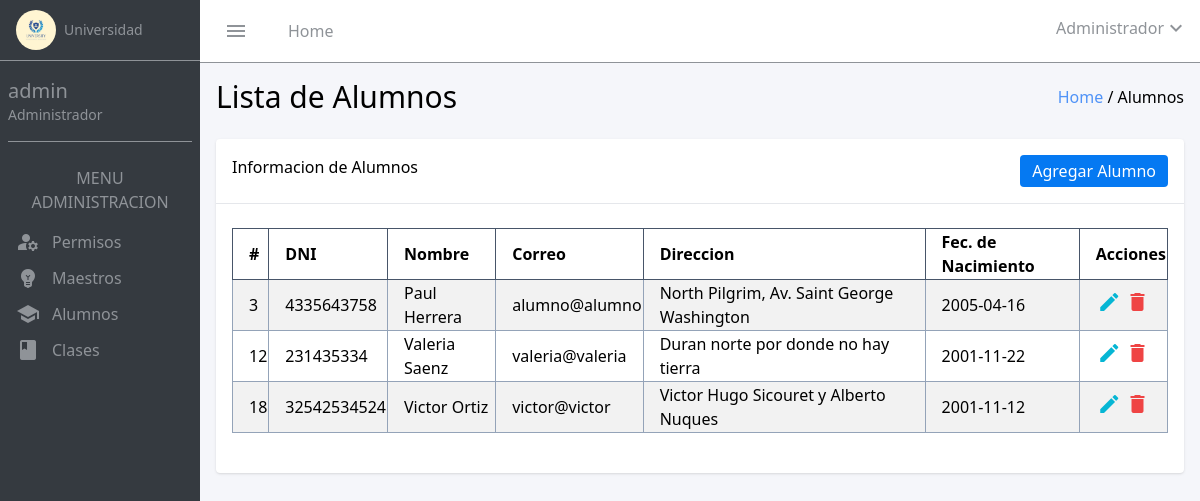
The page /alumnos (signed in) on the database its author committed.
### tables this page shows
CREATE TABLE `users` (
  `id` int(11) NOT NULL,
  `dni` varchar(20) DEFAULT NULL,
  `name` varchar(100) DEFAULT NULL,
  `email` varchar(100) DEFAULT NULL,
  `password` varchar(255) DEFAULT NULL,
  `address` varchar(250) DEFAULT NULL,
  `birthday` date DEFAULT NULL,
  `role_id` int(11) DEFAULT NULL,
  `estado` varchar(10) NOT NULL DEFAULT 'activo'
);

### Controllers/AlumnoController.php (called while the page is built, shortened)
<?php
require_once $_SERVER["DOCUMENT_ROOT"] . "/Models/Alumno.php";
class AlumnoController
{
    protected $model;
    public function __construct()
    {
        $this->model = new Alumno();
    }
    public function index()
    {
        $alumnos = $this->model->getAlumnos();
        include $_SERVER["DOCUMENT_ROOT"] . "/views/alumnos/read.php";
    }
}

### config/database.php (called while the page is built)
<?php
return [
    "host" => "localhost",
    "dbname" => "university",
    "username" => "root",
    "password" => ""
];

### Models/Model.php (called while the page is built, shortened)
<?php
class Model
{
    public function __construct()
    {
        $config = include($_SERVER["DOCUMENT_ROOT"] . "/config/database.php");
        try {
            $this->db = new mysqli(
                $config["host"],
                $config["username"],
                $config["password"],
                $config["dbname"]
            );
        } catch (mysqli_sql_exception $e) {
            echo "Error: " . $e->getMessage();
        }
    }
}

### Models/Alumno.php (called while the page is built, shortened)
<?php
class Alumno extends Model
{
    public function getAlumnos()
    {
        $res = $this->db->query("SELECT id, dni, name, email, address, birthday
        FROM users
        WHERE role_id = (SELECT id FROM roles WHERE name = 'alumno');");
        $data = $res->fetch_all(MYSQLI_ASSOC);
        return $data;
    }
}

### views/alumnos/read.php (the view, shortened to what this page needs)
<!DOCTYPE html>
<html lang="en">
<head>
    <link href="/dist/output.css" rel="stylesheet">
</head>
<body>
<div class="w-full flex h-screen">
        <div class="bg-[#353A40] w-1/6 shadow-2xl">
        <div class="flex items-center border-b border-[#8F9398] px-4 py-2.5"><img src="/assets/logo.jpg" class="w-10 rounded-full mr-2"><span class="text-[#8F9398] text-sm">Universidad</span></div>
        <div class="border-b border-[#8F9398] py-4 mx-2">
            <h1 class=" text-[#8F9398] text-xl">admin</h1>
            <h2 class=" text-[#8F9398] text-sm">Administrador</h2>
        </div>
        <div class="mx-2 px-2 flex flex-col mt-6 mb-4">
            <h1 class="text-[#8F9398] text-center mb-4">MENU ADMINISTRACION</h1>
            <div class="mb-3"><a href="/permisos" class="text-[#8F9398] flex items-center"><span class="material-icons text-[#8F9398] mr-3">manage_accounts</span>Permisos</a></div>
            <div class="mb-3"><a href="/maestros" class="text-[#8F9398] flex items-center"><span class="material-icons text-[#8F9398] mr-3">emoji_objects</span>Maestros</a></div>
            <div class="mb-3"><a href="/alumnos" class="text-[#8F9398] flex items-center"><span class="material-icons text-[#8F9398] mr-3">school</span>Alumnos</a></div>
            <div class="mb-3"><a href="/clases" class="text-[#8F9398] flex items-center"><span class="material-icons text-[#8F9398] mr-3">class</span>Clases</a></div>
        </div>
        </div>
        <div class="w-5/6 flex flex-col">
            <nav class="bg-[#FFFFFF] flex items-center border-b border-[#8F9398] py-4 justify-between">
                <div class="flex ml-6">
                <span class="material-icons text-[#8F9398]">menu</span>
                <h1 class="ml-10 text-[#8F9398]">Home</h1>
                </div>
                <div class="flex mr-3">
                    <span class="text-[#8F9398]">Administrador</span>
                    <button class="toggleButton" id="toggleButton"><span class="material-icons text-[#8F9398]">expand_more</span></button>
                </div>
            </nav>
            <div class="bg-[#F5F6FA] h-screen">
                <div class="px-4 my-4">
                <div class="flex justify-between items-center">
                <h1 class="text-3xl font-medium">Lista de Alumnos</h1>
                <div><a href="/dashboard"><span class="text-[#5093f7]">Home </span></a><span>/ Alumnos</span></div>
                </div>
                <div class=" rounded shadow border-gray-500 py-4 bg-[#FFFFFF] mt-6 w-full">
                    <div class="border-b px-4 flex justify-between pb-4"><span>Informacion de Alumnos</span><a href="/alumnos/create" class="bg-[#0579F2] rounded py-1 px-3 text-white text-l">Agregar Alumno</a></div>
                    <div class="px-4 mt-6 mb-6 w-full">
                    <table class="border-collapse border border-slate-500 w-full">
                        <thead>
                            <tr>
                                <th class="border border-slate-600 py-2 text-left pl-4">#</th>
                                <th class="border border-slate-600 text-left pl-4">DNI</th>
                                <th class="border border-slate-600 text-left pl-4">Nombre</th>
                                <th class="border border-slate-600 text-left pl-4">Correo</th>
                                <th class="border border-slate-600 text-left pl-4">Direccion</th>
                                <th class="border border-slate-600 text-left pl-4">Fec. de Nacimiento</th>
                                <th class="border border-slate-600 text-left pl-4">Acciones</th>
                            </tr>
                        </thead>
                        <tbody>
                        <?php
            foreach ($alumnos as $alumno) {
            ?>
                <tr class="bg-white odd:bg-[#F2F2F2] ">
                    <td class="border border-slate-400 pl-4 py-2"><?= $alumno["id"] ?></td>
                    <td class="border border-slate-400 pl-4"><?= $alumno["dni"] ?></td>
                    <td class="border border-slate-400 pl-4"><?= $alumno["name"] ?></td>
                    <td class="border border-slate-400 pl-4"><?= $alumno["email"] ?></td>
                    <td class="border border-slate-400 pl-4"><?= $alumno["address"] ?></td>
                    <td class="border border-slate-400 pl-4"><?= $alumno["birthday"] ?></td>
                    <td class="border border-slate-400 text-center">
                        <a href="/alumnos/edit?id=<?= $alumno["id"] ?>" class="btnEdit"><span class="material-icons text-cyan-500">edit</span></a>
                        <form action="/alumnos/delete" method="post" style="display: inline;">
                            <button type="submit"><span class="material-icons text-red-500">delete</span></button>
                        </form>
                    </td>
                </tr>
            <?php
            }
            ?>
                        </tbody>
                    </table>
                    </div>
                </div>
                </div>
            </div>
        </div>
    </div>
</body>
</html>

### rows shown on the page
users: id "3", dni "4335643758", name "Paul Herrera", email "alumno@alumno", address "North Pilgrim, Av. Saint George Washington", birthday "2005-04-16"
users: id "12", dni "231435334", name "Valeria Saenz", email "valeria@valeria", address "Duran norte por donde no hay tierra", birthday "2001-11-22"
users: id "18", dni "32542534524", name "Victor Ortiz", email "victor@victor", address "Victor Hugo Sicouret y Alberto Nuques", birthday "2001-11-12"
